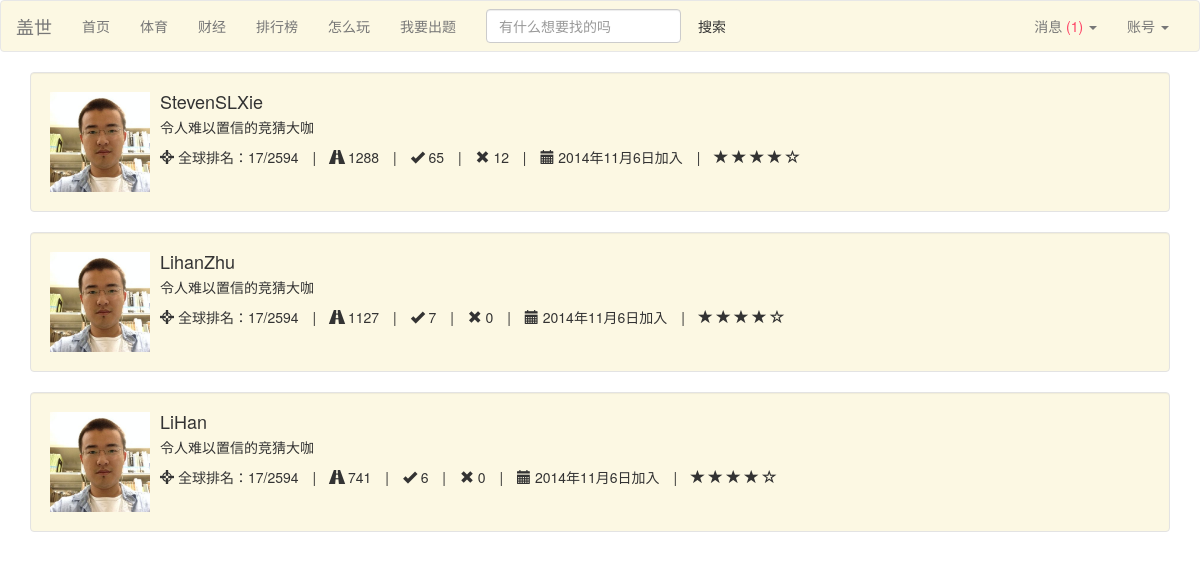
The app's page /leaderboard (signed in), older data.
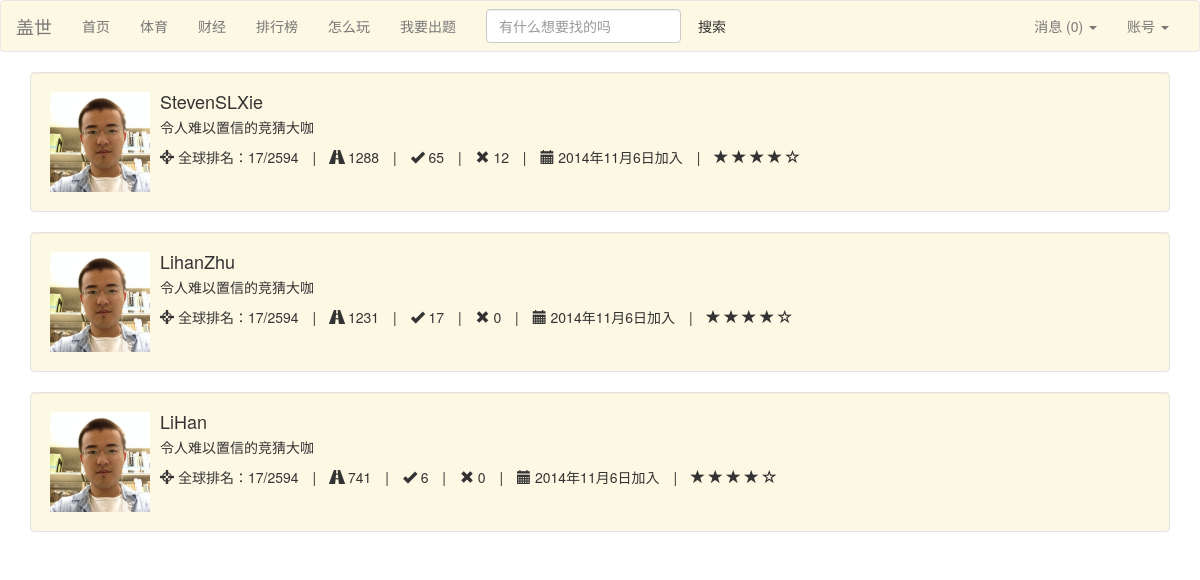
The same page, newer data.
### Guess/models.py (models this page shows)
class Person(models.Model):
	user = models.OneToOneField(User)
	point = models.IntegerField(default=1000)
	expertise = models.TextField(default='N/A')
	win = models.IntegerField(default=0)
	lose = models.IntegerField(default=0)
	game = models.IntegerField(default=0)
	point_per_game = models.FloatField(default=0.0)
	index = models.IntegerField(default=0)
	class Meta:
		ordering = ('point','point_per_game',)

### Guess/views.py (the view)
# urls.py: url(r'^leaderboard$', 'Guess.views.leaderboard', name='leaderboard'),
def leaderboard(request):
	if not request.user.is_authenticated():
		return redirect(reverse('login'))
	cur_person = Person.objects.get(user=request.user)
	persons = Person.objects.all().order_by('-point','-win')
	para = {}
	para['persons'] = persons
	para = encap_para(para, cur_person)
	return render(request,'leaderboard.html',para)

### Guess/views.py (called while the page is built)
def find_unread(person):
	return Message.objects.filter(owner=person, read=False)

def encap_para(para,person):
	messages = find_unread(person)
	para['unread'] = len(messages)
	para['messages'] = messages
	return para

### Guess/templates/leaderboard.html (shortened to what this page needs)
{% load bootstrap3 %}
{% include "nav_bar.html" %}
<link rel="stylesheet" href="http://cdnjs.cloudflare.com/ajax/libs/font-awesome/4.1.0/css/font-awesome.min.css"/>
{% for person in persons %}
<div class="container">
  <div class="well well-frame-c">
      <div class="media">
      	<a class="pull-left" href="#">
    		<img class="media-object" src="/static/images/me.jpg" height="100" width="100">
  		</a>
  		<div class="media-body">
            <h4 class="media-heading">{{ person.user }}</h4>
             <p>令人难以置信的竞猜大咖</p>
          <ul class="list-inline list-unstyled">
            <li><span><i class="glyphicon glyphicon-screenshot"></i> 全球排名：17/2594 </span></li>
            <li>|</li>
            <li><span><i class="glyphicon glyphicon-road"></i> {{ person.point }}</span></li>
            <li>|</li>
            <li><span><i class="glyphicon glyphicon-ok"></i> {{ person.win }}</span></li>
            <li>|</li>
            <li><span><i class="glyphicon glyphicon-remove"></i> {{ person.lose }}</span></li>
            <li>|</li>
            <li><span><i class="glyphicon glyphicon-calendar"></i> 2014年11月6日加入 </span></li>
            <li>|</li>
            <li>
               <span class="glyphicon glyphicon-star"></span>
                        <span class="glyphicon glyphicon-star"></span>
                        <span class="glyphicon glyphicon-star"></span>
                        <span class="glyphicon glyphicon-star"></span>
                        <span class="glyphicon glyphicon-star-empty"></span>
            </li>
			</ul>
       </div>
    </div>
  </div>
</div>
{% endfor %}

### Guess/templates/nav_bar.html (shortened to what this page needs)
<head>
    <link href='static/bootstrap/css/bootstrap.min.css' rel='stylesheet'>
</head>
<nav class="navbar navbar-default nav-frame-c" role="navigation">
  <div class="container-fluid">
    <div class="navbar-header">
      <a class="navbar-brand" href="{% url 'home' %}">盖世</a>
    </div>
    <div class="collapse navbar-collapse" id="bs-example-navbar-collapse-1">
      <ul class="nav navbar-nav">
        <li><a href="{% url 'home' %}">首页</a></li>
        <li><a href="{% url 'sports' %}">体育</a></li>
        <li><a href="{% url 'finance' %}">财经</a></li>
        <li><a href="{% url 'leaderboard' %}">排行榜</a></li>
        <li><a href="{% url 'proposal' %}">怎么玩</a></li>
        <li><a href="{% url 'proposal' %}">我要出题</a></li>
      </ul>
      <form class="navbar-form navbar-left" role="search">
        <div class="form-group">
          <input type="text" class="form-control" placeholder="有什么想要找的吗">
        </div>
        <button type="submit" class="btn nav-frame-c">搜索</button>
      </form>
      <ul class="nav navbar-nav navbar-right">
        <li class="dropdown">
            {% if unread == 0 %}
            <a id="notifications" href="#" class="dropdown-toggle" data-toggle="dropdown">消息<span> ({{ unread }})</span> <span class="caret"></span></a>
            {% else %}
            <a id="notifications" href="#" class="dropdown-toggle" data-toggle="dropdown">消息<span class="unread"> ({{ unread }})</span> <span class="caret"></span></a>
            {% endif %}
        </li>
        <li class="dropdown">
          <a id="account_dropdown" href="#" class="dropdown-toggle" data-toggle="dropdown">账号 <span class="caret"></span></a>
        </li>
      </ul>
    </div>
  </div>
</nav>

### Guess/templates/nav_bar.html (style rules this page uses)
.nav-frame-c { background: rgba(252,248,227,1); }

### Guess/templates/leaderboard.html (style rules this page uses)
.well-frame-c { background: rgba(252,248,227,1); }

Row changes from the older to the newer data that the page shows:
changed Person "LihanZhu": point "1127" → "1231"; win "7" → "17"
Text that changed along with them:
{{ unread }}: (not shown) → "0"
{{ unread }}: "1" → (not shown)
